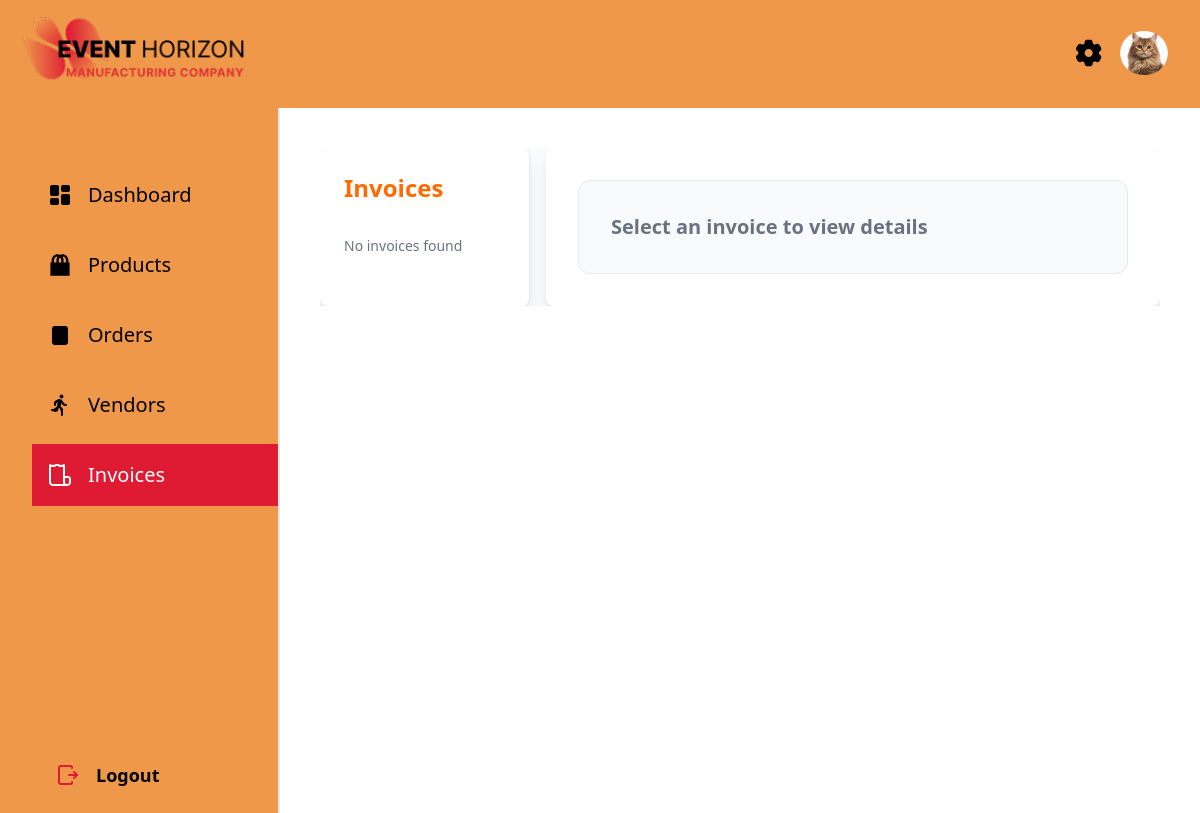
The app's page /router/main.php?module=invoices (signed in), older data.
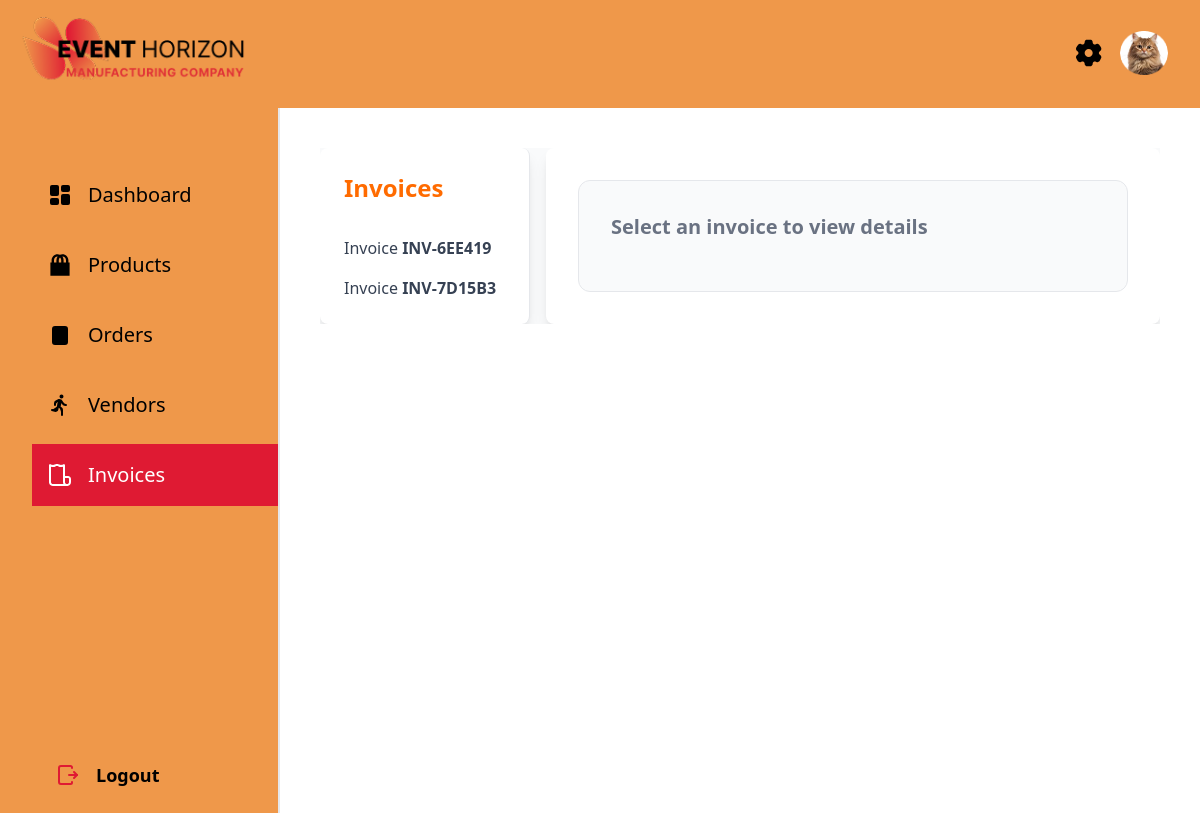
The same page, newer data.
### tables this page shows
CREATE TABLE `invoices` (
  `invoice_number` varchar(100) NOT NULL,
  `vendor_number` int(11) DEFAULT NULL,
  `invoice_date` date DEFAULT NULL,
  `company_from` varchar(255) DEFAULT NULL,
  `company_to` varchar(255) DEFAULT NULL,
  `type` varchar(50) DEFAULT NULL,
  `description` varchar(255) DEFAULT NULL,
  `status` enum('active','void','canceled') DEFAULT 'active'
);

### router/main.php (called while the page is built, shortened)
<?php
include('../layout.php');
?>

### components/invoiceComponent.php (the view, shortened to what this page needs)
<div class="flex h-[79vh] bg-gray-50">
  <aside class="w-1/4 bg-white border-r border-gray-200 p-6 max-h-[79vh] overflow-y-auto shadow-lg rounded-lg">
    <h2 class="text-2xl font-bold text-[#FF6B00] mb-8">Invoices</h2>
    <ul class="space-y-4">
      <?php
      if (!empty($invoice)) {
        foreach ($invoice as $row) {
          echo '<li class="text-base text-gray-700 hover:text-[#FF6B00] hover:underline cursor-pointer transition-all duration-200" onclick="showInvoiceDetails(' . htmlspecialchars(json_encode($row)) . ')">Invoice <span class="font-semibold">' . htmlspecialchars($row['invoice_number']) . '</span></li>';
        }
      } else {
        echo '<li class="text-sm text-gray-500">No invoices found</li>';
      }
      ?>
    </ul>
  </aside>
  <main class="flex-1 p-8 max-h-[79vh] overflow-y-auto bg-white shadow-lg rounded-lg ml-4">
    <div id="invoiceDetails" class="h-full w-full p-8 border border-gray-200 rounded-xl bg-gray-50">
      <div class="items-center">
        <p class="text-xl text-gray-500 font-semibold">Select an invoice to view details</p>
      </div>
    </div>
  </main>
</div>

Row changes from the older to the newer data that the page shows:
added invoices: invoice_number "INV-6EE419"
added invoices: invoice_number "INV-7D15B3"
Text that changed along with them:
text no longer shown: "No invoices found"
